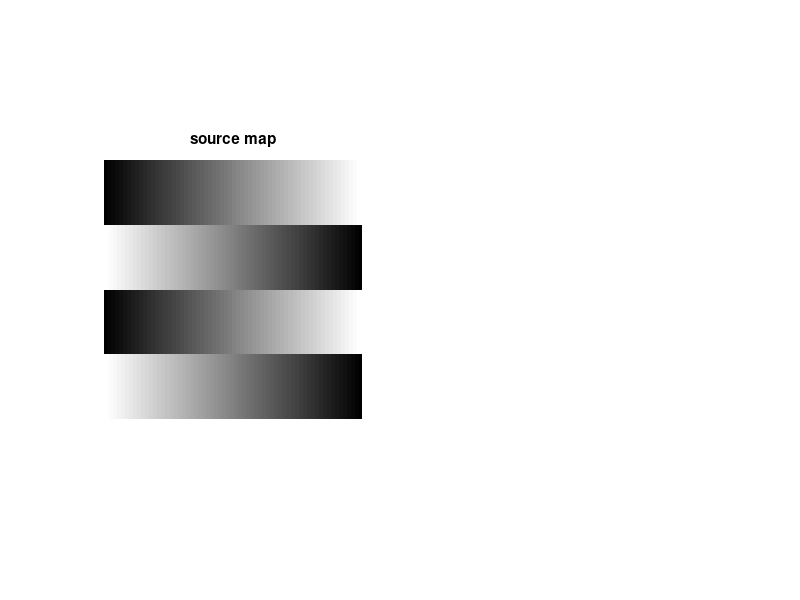

Source code (MATLAB): (Note: this script raises an error after producing the figure.)
img=[];
a=1:256;
b=256:-1:1;

for i=1:256
    if i<=64
        img=[img;a];
    end
    if (64<i)&&(i<=128)
        img=[img;b];
    end
    if (128<i)&&(i<=192)
        img=[img;a];
    end
    if (192<i)&&(i<=256)
        img=[img;b];
    end
end
img=img/256
subplot(1,2,1)
imshow(img)
title('source map')

size =5 %核尺寸
sigma=1 %标准差
core=getcore(sigma,size)%根据sigma和size得到卷积核
newimg = zeros(256+size,256+size)%补0
newimg(3:258,3:258)=img;
gaos=zeros(256,256);
for i=3:258
    for j=3:258
        mode = newimg(i-2:i+2,j-2:j+2);
        res=conv(mode,core);
        gaos(i-2,j-2)=res;
    end
end
subplot(1,2,2);
imshow(gaos)
title('smooth map')

% 根据sigma和size得到卷积核
function core=getcore(sigma,size)
    core=zeros(size,size)
    sumc=0
    for i=1:5
        for j=1:5
            core(i,j)=exp(((i-3)^2+(j-3)^2)/-(2*sigma^2))/(2*pi*sigma^2)
            sumc=sumc+core(i,j)
        end
    end
    core=core/sumc
end
% 卷积操作
function res= conv(mode,core)
    res=sum(sum(mode.*core));
end








